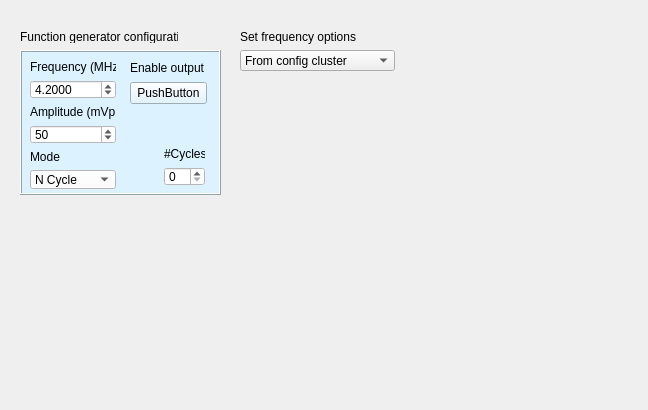
<?xml version="1.0" encoding="UTF-8"?>
<ui version="4.0">
    <class>config_func_generator</class>
    <widget class="QWidget" name="config_func_generator">
        <property name="geometry">
            <rect>
                <x>0</x>
                <y>0</y>
                <width>648</width>
                <height>410</height>
            </rect>
        </property>
        <property name="windowTitle">
            <string>Form</string>
        </property>
        <widget class="QLabel" name="label">
            <property name="geometry">
                <rect>
                    <x>20</x>
                    <y>30</y>
                    <width>158</width>
                    <height>13</height>
                </rect>
            </property>
            <property name="text">
                <string>Function generator configuration</string>
            </property>
        </widget>
        <widget class="QFrame" name="func_generation_config_frame">
            <property name="geometry">
                <rect>
                    <x>20</x>
                    <y>50</y>
                    <width>201</width>
                    <height>145</height>
                </rect>
            </property>
            <property name="styleSheet">
                <string notr="true">background:rgb(220, 242, 255)</string>
            </property>
            <property name="frameShape">
                <enum>QFrame::Box</enum>
            </property>
            <property name="frameShadow">
                <enum>QFrame::Raised</enum>
            </property>
            <widget class="QWidget" name="layoutWidget">
                <property name="geometry">
                    <rect>
                        <x>10</x>
                        <y>10</y>
                        <width>86</width>
                        <height>129</height>
                    </rect>
                </property>
                <layout class="QVBoxLayout" name="freq_ampl_mode_vert">
                    <item>
                        <widget class="QLabel" name="label_7">
                            <property name="text">
                                <string>Frequency (MHz)</string>
                            </property>
                        </widget>
                    </item>
                    <item>
                        <widget class="QDoubleSpinBox" name="freq_doublespin">
                            <property name="styleSheet">
                                <string notr="true">background-color:white</string>
                            </property>
                            <property name="decimals">
                                <number>4</number>
                            </property>
                            <property name="minimum">
                                <double>0.000100000000000</double>
                            </property>
                            <property name="maximum">
                                <double>19.899999999999999</double>
                            </property>
                            <property name="singleStep">
                                <double>0.100000000000000</double>
                            </property>
                            <property name="value">
                                <double>4.200000000000000</double>
                            </property>
                        </widget>
                    </item>
                    <item>
                        <widget class="QLabel" name="label_4">
                            <property name="text">
                                <string>Amplitude (mVpp)</string>
                            </property>
                        </widget>
                    </item>
                    <item>
                        <widget class="QSpinBox" name="ampl_doublespin">
                            <property name="styleSheet">
                                <string notr="true">background-color:white</string>
                            </property>
                            <property name="minimum">
                                <number>1</number>
                            </property>
                            <property name="maximum">
                                <number>10000</number>
                            </property>
                            <property name="value">
                                <number>50</number>
                            </property>
                        </widget>
                    </item>
                    <item>
                        <widget class="QLabel" name="label_5">
                            <property name="text">
                                <string>Mode</string>
                            </property>
                        </widget>
                    </item>
                    <item>
                        <widget class="QComboBox" name="mode_combo">
                            <property name="minimumSize">
                                <size>
                                    <width>0</width>
                                    <height>19</height>
                                </size>
                            </property>
                            <property name="styleSheet">
                                <string notr="true">background-color:white</string>
                            </property>
                            <item>
                                <property name="text">
                                    <string>N Cycle</string>
                                </property>
                            </item>
                            <item>
                                <property name="text">
                                    <string>Continuous</string>
                                </property>
                            </item>
                        </widget>
                    </item>
                </layout>
            </widget>
            <widget class="QWidget" name="layoutWidget">
                <property name="geometry">
                    <rect>
                        <x>110</x>
                        <y>10</y>
                        <width>77</width>
                        <height>44</height>
                    </rect>
                </property>
                <layout class="QVBoxLayout" name="enable_output_vert">
                    <item>
                        <widget class="QLabel" name="label_3">
                            <property name="text">
                                <string>Enable output</string>
                            </property>
                        </widget>
                    </item>
                    <item>
                        <widget class="Switch" name="enable_output_switch">
                            <property name="text">
                                <string>PushButton</string>
                            </property>
                        </widget>
                    </item>
                </layout>
            </widget>
            <widget class="QWidget" name="layoutWidget">
                <property name="geometry">
                    <rect>
                        <x>144</x>
                        <y>97</y>
                        <width>41</width>
                        <height>39</height>
                    </rect>
                </property>
                <layout class="QVBoxLayout" name="cycles_vert">
                    <item>
                        <widget class="QLabel" name="label_6">
                            <property name="text">
                                <string>#Cycles</string>
                            </property>
                        </widget>
                    </item>
                    <item>
                        <widget class="QSpinBox" name="no_cycles_spin">
                            <property name="styleSheet">
                                <string notr="true">background-color:white</string>
                            </property>
                        </widget>
                    </item>
                </layout>
            </widget>
        </widget>
        <widget class="QWidget" name="layoutWidget">
            <property name="geometry">
                <rect>
                    <x>240</x>
                    <y>30</y>
                    <width>155</width>
                    <height>41</height>
                </rect>
            </property>
            <layout class="QVBoxLayout" name="set_freq_opt_vert">
                <item>
                    <widget class="QLabel" name="label_2">
                        <property name="text">
                            <string>Set frequency options</string>
                        </property>
                    </widget>
                </item>
                <item>
                    <widget class="QComboBox" name="set_freq_opt_combo">
                        <property name="toolTip">
                            <string>&lt;html&gt;&lt;head/&gt;&lt;body&gt;&lt;p&gt;&lt;span style=&quot; font-size:10pt;
                                text-decoration: underline;&quot;&gt;Selections Available:&lt;/span&gt;&lt;/p&gt;&lt;p&gt;-
                                From config cluster &lt;/p&gt;&lt;p&gt;- Element pk low frequency&lt;/p&gt;&lt;p&gt;-
                                Element pk high frequency&lt;/p&gt;&lt;p&gt;- Common low frequency&lt;/p&gt;&lt;p&gt;-
                                Common high frequency&lt;/p&gt;&lt;/body&gt;&lt;/html&gt;
                            </string>
                        </property>
                        <item>
                            <property name="text">
                                <string>From config cluster</string>
                            </property>
                        </item>
                        <item>
                            <property name="text">
                                <string>Element pk low frequency</string>
                            </property>
                        </item>
                        <item>
                            <property name="text">
                                <string>Element pk high frequency</string>
                            </property>
                        </item>
                        <item>
                            <property name="text">
                                <string>Common low frequency</string>
                            </property>
                        </item>
                        <item>
                            <property name="text">
                                <string>Common high frequency</string>
                            </property>
                        </item>
                    </widget>
                </item>
            </layout>
        </widget>
    </widget>
    <customwidgets>
        <customwidget>
            <class>Switch</class>
            <extends>QPushButton</extends>
            <header location="global">ui_elements.switch</header>
        </customwidget>
    </customwidgets>
    <resources/>
    <connections/>
</ui>
